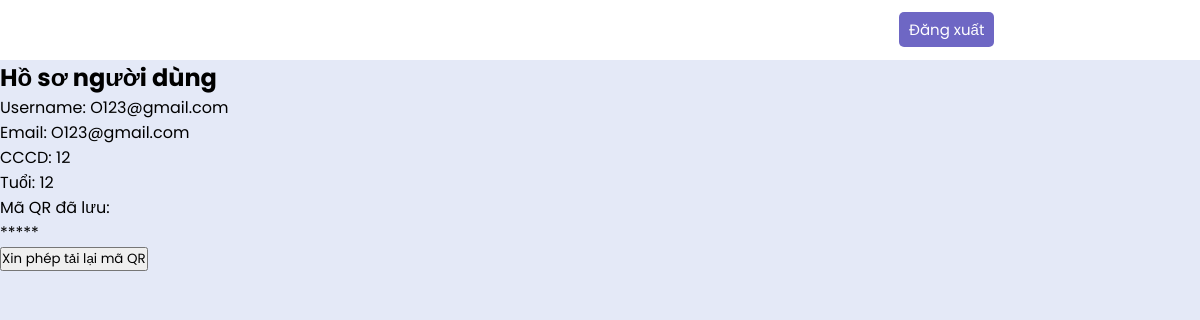
The page /edit_question.php (signed in) on the database its author committed.
### tables this page shows
CREATE TABLE `users` (
  `Id` int(11) NOT NULL,
  `Username` varchar(200) DEFAULT NULL,
  `Email` varchar(200) DEFAULT NULL,
  `CCCD` int(11) DEFAULT NULL,
  `Age` int(11) DEFAULT NULL,
  `Password` varchar(200) DEFAULT NULL,
  `otp` varchar(255) DEFAULT NULL,
  `Req` tinyint(1) NOT NULL DEFAULT 0
);

### edit_question.php (the view, shortened to what this page needs)
<?php
include("php/config.php");
$secretKey = 'your-secret-key-here';
$res_Uname = '';
$res_Email = '';
$res_Age = '';
$res_cccd = '';
$req_status = 0;
$id = $_SESSION['id'];
$query = mysqli_query($con, "SELECT * FROM users WHERE Id = $id");
if ($query) {
    while ($result = mysqli_fetch_assoc($query)) {
        $res_Uname = $result['Username'];
        $res_Email = $result['Email'];
        $res_Age = $result['Age'];
        $res_cccd = $result['CCCD'];
        $res_otp = $result['otp'];
        $req_status = $result['Req'];
    }
}
function decrypt($ciphertext, $secretKey) {
    $ciphertext = base64_decode($ciphertext);
    $ivLength = openssl_cipher_iv_length('aes-256-cbc');
    $iv = substr($ciphertext, 0, $ivLength);
    $ciphertext = substr($ciphertext, $ivLength);
    return openssl_decrypt($ciphertext, 'aes-256-cbc', $secretKey, 0, $iv);
}
?>
<!DOCTYPE html>
<html lang="vi">
<head>
    <link rel="stylesheet" href="style/style.css">
</head>
<body>
    <div class="nav">
        <div class="logo">
            <p><a href="trangchu.php" style="color: white; text-decoration: none;">TRANG CHỦ</a></p>
        </div>
        <div class="right-links">
            <?php
            $query = mysqli_query($con, "SELECT * FROM users WHERE Id = $id");
            while ($result = mysqli_fetch_assoc($query)) {
                $res_id = $result['Id'];
                echo "<a href='edit.php?Id=$res_id' style='color: white; margin-right: 15px;'>Thay đổi hồ sơ</a>";
            }
            ?>
            <a href="php/logout.php"> <button class="btn">Đăng xuất</button> </a>
        </div>
    </div>
    <div class="main-box">
        <h2>Hồ sơ người dùng</h2>
        <div>
            <label>Username: </label><?php echo htmlspecialchars($res_Uname); ?><br>
            <label>Email: </label><?php echo htmlspecialchars($res_Email); ?><br>
            <label>CCCD: </label><?php echo htmlspecialchars($res_cccd); ?><br>
            <label>Tuổi: </label><?php echo htmlspecialchars($res_Age); ?><br>
        </div>
        <form method="POST" enctype="multipart/form-data">
            <div>
                <?php if (empty($res_otp)) : ?>
                    <label>Tải lên mã QR:</label>
                    <input type="file" name="qr_code" required>
                    <button type="submit" name="scan">Quét</button>
                <?php else: ?>
                    <label>Mã QR đã lưu:</label>
                    <p><?php echo htmlspecialchars(substr(decrypt($res_otp, $secretKey), 0, 3)) . '*****'; ?></p>
                    <?php if ($req_status == 0) : ?>
                        <button type="submit" name="request">Xin phép tải lại mã QR</button>
                    <?php else: ?>
                        <p>Yêu cầu đã được gửi, vui lòng chờ được phê duyệt</p>
                    <?php endif; ?>
                <?php endif; ?>
            </div>
        </form>
    </div>
</body>
</html>

### style/style.css (style rules this page uses)
* { padding: 0; margin: 0; box-sizing: border-box; font-family: 'Poppins',sans-serif; }
body { background: #e4e9f7; }
.btn { height: 35px; background: rgba(76,68,182,0.808); border: 0; border-radius: 5px; color: #fff; font-size: 15px; cursor: pointer; transition: all .3s; margin-top: 10px; padding: 0px 10px; }
.nav { background: #fff; display: flex; flex-direction: row; justify-content: space-around; line-height: 60px; z-index: 100; }
.logo { font-size: 25px; font-weight: 900; }
.logo a { text-decoration: none; color: #000; }
.right-links a { padding: 0 10px; }
.main-box { display: flex; flex-direction: column; width: 70%; }

### rows shown on the page
users: Username "O123@gmail.com", Email "O123@gmail.com", CCCD "12", Age "12"
